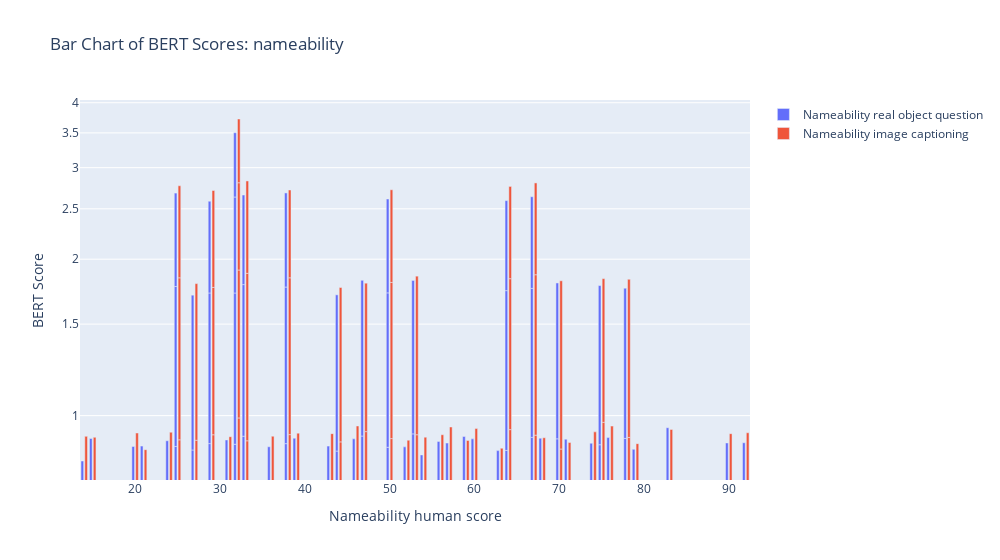

Notebook code for this chart:
### Code cell
import plotly.graph_objects as go
import pandas as pd

# Assuming your dataframe is called 'data'
# You can load your data into a dataframe using pd.read_csv() or any other method

# Sort the data based on the column with values between 0 and 100
sorted_data = data.sort_values('nameability score')

# Create a list of row indices to use as labels for x-axis
labels = sorted_data['nameability score'].tolist()

# Create a figure object
fig = go.Figure()

# Add the bars for each length column
fig.add_trace(go.Bar(x=labels, y=sorted_data['BERTScore nameability real'], name='Nameability real object question'))
fig.add_trace(go.Bar(x=labels, y=sorted_data['BERTScore nameability caption'], name='Nameability image captioning'))

# Update the layout
fig.update_layout(
    width=1000,
    title='Bar Chart of BERT Scores: nameability',
    xaxis_title='Nameability human score',
    yaxis_title='BERT Score',
    yaxis_type='log',
    bargap=0.1,  # Adjust the spacing between bars within each group
    bargroupgap=0.3  # Adjust the spacing between groups
)

# Show the plot
fig.show()

# # # Save the plot as JSON
# fig_json = fig.to_json()
# with open('token_length.json', 'w') as file:
#     file.write(fig_json)

### Figure 1 — Plotly figure (JSON) as saved in the notebook; plotly's stock layout.template omitted (floating-point values rounded to 4 significant figures)
{"data": [{"name": "Nameability real object question", "type": "bar", "x": [14, 15, 20, 21, 24, 25, 25, 25, 27, 27, 29, 29, 29, 31, 32, 32, 32, 32, 33, 33, 33, 36, 38, 38, 38, 39, 43, 44, 44, 46, 47, 47, 50, 50, 50, 52, 53, 53, 54, 56, 57, 59, 60, 63, 64, 64, 64, 67, 67, 67, 68, 70, 70, 71, 74, 75, 75, 76, 78, 78, 79, 83, 90, 92], "y": [0.8179, 0.9036, 0.8723, 0.8737, 0.8947, 0.8724, 0.8996, 0.9087, 0.8588, 0.8464, 0.8835, 0.8384, 0.8635, 0.8979, 0.8809, 0.8409, 0.9126, 0.8681, 0.9129, 0.8742, 0.8705, 0.8711, 0.8833, 0.8845, 0.9146, 0.9049, 0.8737, 0.8546, 0.8532, 0.9023, 0.9135, 0.908, 0.8693, 0.8535, 0.8884, 0.8707, 0.9224, 0.8979, 0.8402, 0.892, 0.8857, 0.9118, 0.9021, 0.8564, 0.8572, 0.8826, 0.8526, 0.9083, 0.849, 0.8804, 0.905, 0.9024, 0.8977, 0.9008, 0.8849, 0.8791, 0.9002, 0.9073, 0.904, 0.8546, 0.8613, 0.948, 0.8861, 0.8868]}, {"name": "Nameability image captioning", "type": "bar", "x": [14, 15, 20, 21, 24, 25, 25, 25, 27, 27, 29, 29, 29, 31, 32, 32, 32, 32, 33, 33, 33, 36, 38, 38, 38, 39, 43, 44, 44, 46, 47, 47, 50, 50, 50, 52, 53, 53, 54, 56, 57, 59, 60, 63, 64, 64, 64, 67, 67, 67, 68, 70, 70, 71, 74, 75, 75, 76, 78, 78, 79, 83, 90, 92], "y": [0.9122, 0.9083, 0.926, 0.8601, 0.9293, 0.8985, 0.9432, 0.9273, 0.8965, 0.8984, 0.9187, 0.8463, 0.9464, 0.9109, 0.9898, 0.9167, 0.8997, 0.9159, 0.8946, 0.984, 0.9501, 0.9129, 0.9194, 0.9224, 0.8759, 0.9254, 0.9233, 0.8903, 0.8739, 0.9551, 0.9316, 0.8667, 0.9033, 0.9011, 0.9157, 0.8969, 0.9189, 0.9363, 0.909, 0.9188, 0.951, 0.8961, 0.9444, 0.8655, 0.94, 0.8943, 0.9264, 0.9172, 0.9498, 0.937, 0.9066, 0.8626, 0.955, 0.8878, 0.9306, 0.9707, 0.8641, 0.9548, 0.9079, 0.9218, 0.8833, 0.9408, 0.9232, 0.9269]}], "layout": {"bargap": 0.1, "bargroupgap": 0.3, "title": {"text": "Bar Chart of BERT Scores: nameability"}, "width": 1000, "xaxis": {"title": {"text": "Nameability human score"}}, "yaxis": {"title": {"text": "BERT Score"}, "type": "log"}}}
